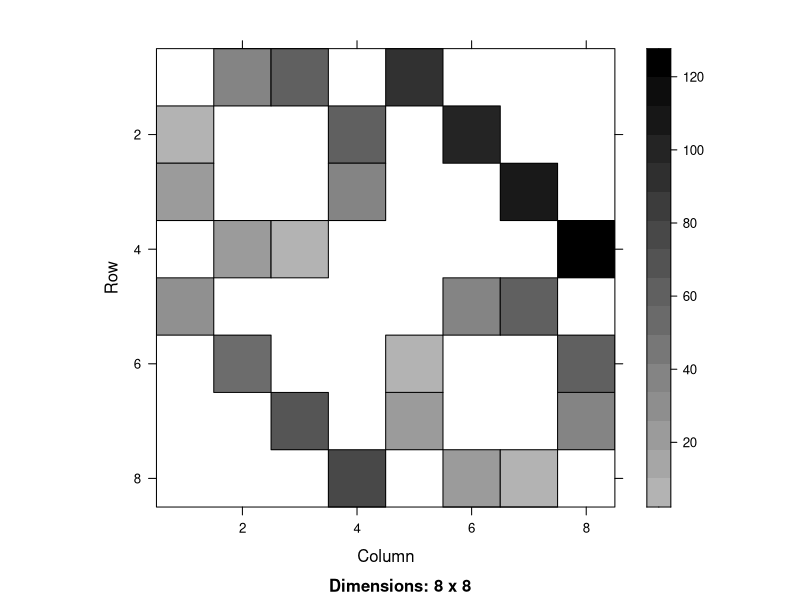
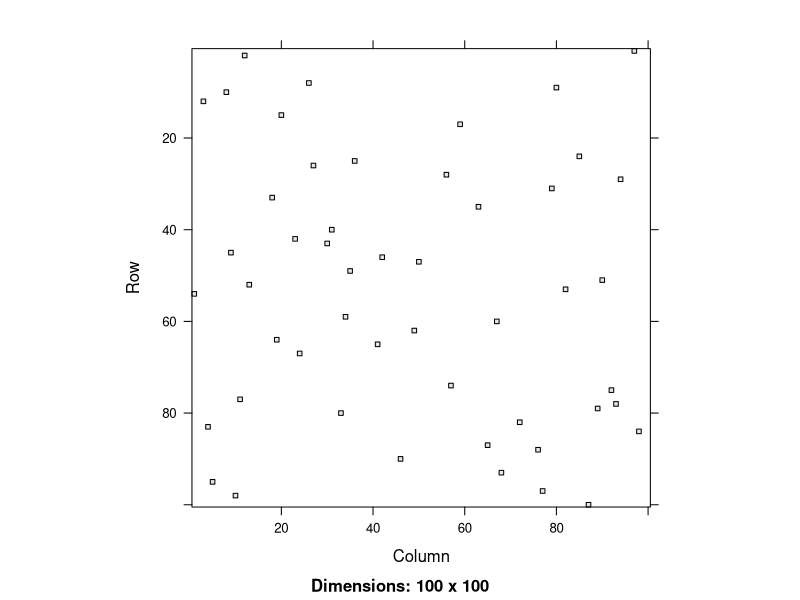
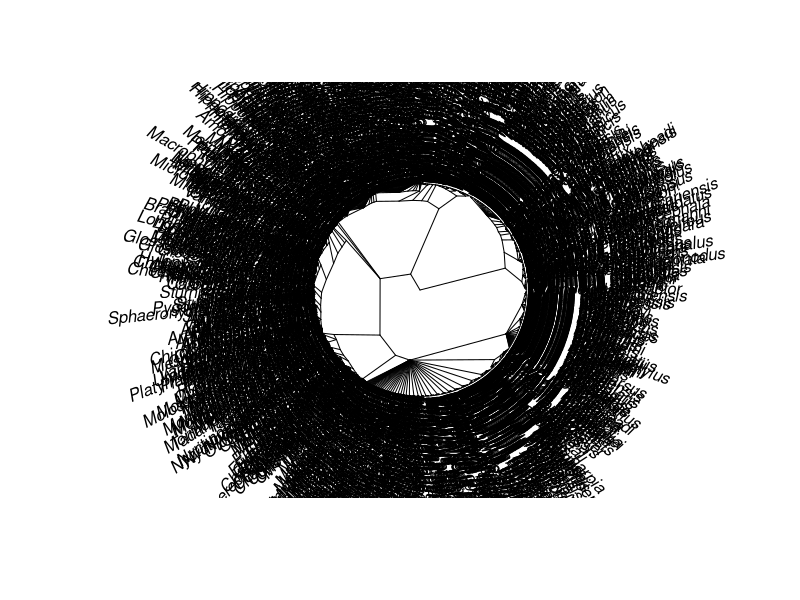
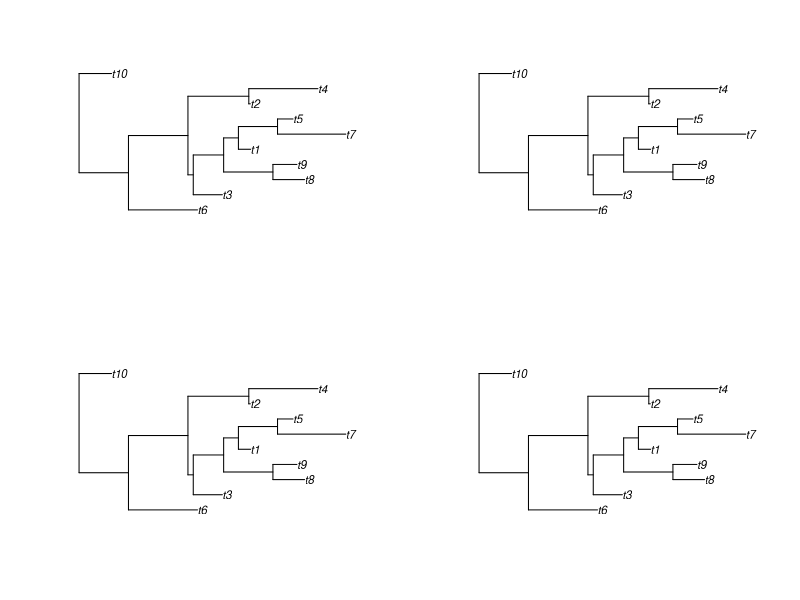

Generate these figures, in order, with R:
library(Matrix)

dn <- sprintf("(%d)", 1:8)
m <- matrix(c(0, 1, 2, 0, 3, 0, 0, 0, 4, 0, 0, 2, 0, 5, 0, 0, 6, 
0, 0, 1, 0, 0, 7, 0, 0, 6, 4, 0, 0, 0, 0, 8, 9, 0, 0, 0, 0, 1, 
2, 0, 0, 10, 0, 0, 4, 0, 0, 2, 0, 0, 11, 0, 6, 0, 0, 1, 0, 0, 
0, 12, 0, 6, 4, 0), nrow = 8L, ncol = 8L, dimnames = list(dn, dn))

## RTMB code:
m2 <- m
params <- (1:12)*10
m2[m2 != 0] <- params[m2[m2 != 0]]

image(Matrix(m2), colorkey = TRUE)
##
## then compute the pruning algorithm likelihood based on these rates
## likelihood of each step is based on a matrix exponential:

## x0 = {start probabilities of each state}
## M = {transition rate matrix}
## dt = {branch length/time interval for evolution}
## x1 = {end probabilities of each state} = x0 %*% expm(M * dt)

## the pruning algorithm will let you get probabilities of occupancy
## of the tips, given a starting distribution at the root, and the
## structure of the phylogeny, and the transition rate matrix

## https://github.com/thej022214/corHMM/blob/f0d1702d01ce50d86f03d9005825e6779cac9444/R/corDISC.R#L264-L276

## https://kaskr.github.io/adcomp/Introduction.html
## expm() is the matrix exponential function:
## https://kaskr.github.io/adcomp/group__matrix__functions.html#gac09966696ad9685dc8047d6c582bc0ae

## sparse matrix exponential?
## https://kaskr.github.io/adcomp/structsparse__matrix__exponential_1_1expm__series.html


## 12 parameters:
## gain/loss of SM = 2 (indep of everything else)
## gain/loss of PC = 2 (ditto)
## gain/loss of AG = {baseline, effect of PC on the rate,
##                    effect of SM on the  rate, interaction between SM/PC on AG evolution rate} x {gain/loss}

## illustration of sparse matrix: if we had a transition matrix
## like this then worrying about how to do a matrix exponential
## computation on a sparse matrix would be worth the trouble ...
d <- 100
m <- matrix(0, d, d)
m[cbind(sample(d, size = 50, replace = FALSE),
        sample(d, size = 50, replace = FALSE))] <- 1
image(Matrix(m))

## "Analyses of Phylogenetics and Evolution"
## this is the package that knows about phylogenetic tree structures
library(ape)
data("chiroptera", package = "ape")
plot(chiroptera, type = "radial")

head(chiroptera$edge)
head(reorder(chiroptera, "pruningwise")$edge)

## you should do this reordering before you start the pruning algorithm


set.seed(101)
m3 <- rtree(10)
par(mfrow=c(2,2))
head(m3$edge)
head(reorder(m3, "pruningwise")$edge)
head(reorder(m3, "postorder")$edge)
## is postorder == pruningwise in reverse??
head(reorder(m3, "postorder")$edge[18:1,])

## why do these all look identical??
plot(m3)
plot(reorder(m3, "pruningwise"))
plot(reorder(m3, "cladewise"))
plot(reorder(m3, "postorder"))

identical(m3, reorder(m3, "pruningwise"))
library(waldo)
compare(m3, reorder(m3, "pruningwise"))
